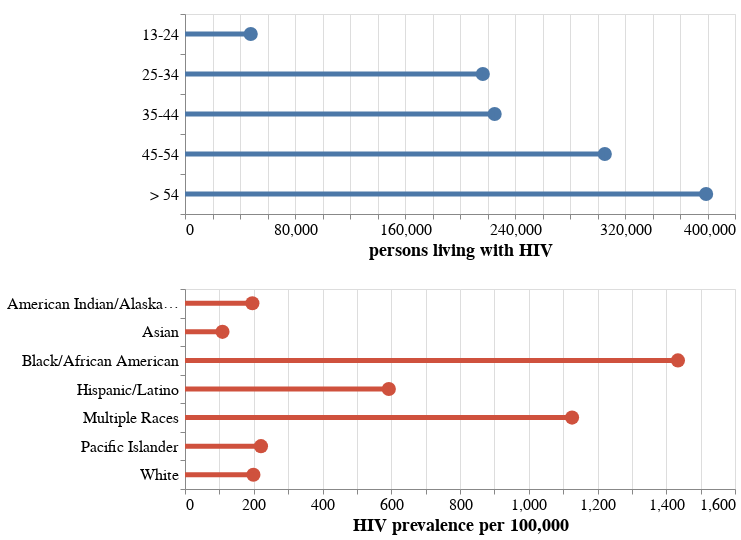

Notebook code cell kept with this figure:
### Markdown cell above
### Most people living with HIV are approaching retirement, and persons of color are disproportionately affected

### Code cell
df3 = pd.DataFrame({'age group': ['13-24', '25-34', '35-44', '45-54', '> 54'], 
                    'persons living with HIV': [47800, 216600, 225200, 305300, 379000]})

points = alt.Chart(df3).mark_circle(
    opacity = 1.0, size = 200).encode(
    y = alt.Y('age group', title = None),
    x = 'persons living with HIV').properties(
    width = 550,
    height = 200)

bars = alt.Chart(df3).mark_bar(size = 5).encode(
    y = alt.Y('age group', title = None),
    x = 'persons living with HIV')

p3 = (points + bars)

df4 = pd.DataFrame({'race': ['Black/African American', 'Multiple Races', 'Hispanic/Latino', 'Pacific Islander', 'White', 'American Indian/Alaskan Native', 'Asian'], 
                   'HIV prevalence per 100,000': [1434, 1126, 593, 221, 199, 196, 109]})

points = alt.Chart(df4).mark_circle(
    opacity = 1.0, size = 200, color = '#cf513d').encode(
    y = alt.Y('race', title = None),
    x = 'HIV prevalence per 100,000').properties(
    width = 550,
    height = 200)

bars = alt.Chart(df4).mark_bar(size = 5, color = '#cf513d').encode(
    y = alt.Y('race', title = None),
    x = 'HIV prevalence per 100,000')

p4 = (points + bars)

p34 = alt.vconcat(p3, p4).configure_axis(
    labelFontSize = 16,
    titleFontSize = 18
).configure_axisY(
    tickBand = 'extent'
)

display(p34)

### Figure 1 — Vega-Lite specification as saved in the notebook (floating-point values rounded to 4 significant figures)
{"config": {"view": {"continuousWidth": 400, "continuousHeight": 300}, "axis": {"labelFontSize": 16, "titleFontSize": 18}, "axisY": {"tickBand": "extent"}}, "vconcat": [{"layer": [{"mark": {"type": "circle", "opacity": 1.0, "size": 200}, "encoding": {"x": {"type": "quantitative", "field": "persons living with HIV"}, "y": {"type": "nominal", "field": "age group", "title": null}}, "height": 200, "width": 550}, {"mark": {"type": "bar", "size": 5}, "encoding": {"x": {"type": "quantitative", "field": "persons living with HIV"}, "y": {"type": "nominal", "field": "age group", "title": null}}}], "data": {"name": "data-5b4f685a2543e58cfcca5e78c4864bd8"}}, {"layer": [{"mark": {"type": "circle", "color": "#cf513d", "opacity": 1.0, "size": 200}, "encoding": {"x": {"type": "quantitative", "field": "HIV prevalence per 100,000"}, "y": {"type": "nominal", "field": "race", "title": null}}, "height": 200, "width": 550}, {"mark": {"type": "bar", "color": "#cf513d", "size": 5}, "encoding": {"x": {"type": "quantitative", "field": "HIV prevalence per 100,000"}, "y": {"type": "nominal", "field": "race", "title": null}}}], "data": {"name": "data-7b40a92827c399b42e2c316418659b20"}}], "$schema": "https://vega.github.io/schema/vega-lite/v4.8.1.json", "datasets": {"data-5b4f685a2543e58cfcca5e78c4864bd8": [{"age group": "13-24", "persons living with HIV": 47800}, {"age group": "25-34", "persons living with HIV": 216600}, {"age group": "35-44", "persons living with HIV": 225200}, {"age group": "45-54", "persons living with HIV": 305300}, {"age group": "> 54", "persons living with HIV": 379000}], "data-7b40a92827c399b42e2c316418659b20": [{"race": "Black/African American", "HIV prevalence per 100,000": 1434}, {"race": "Multiple Races", "HIV prevalence per 100,000": 1126}, {"race": "Hispanic/Latino", "HIV prevalence per 100,000": 593}, {"race": "Pacific Islander", "HIV prevalence per 100,000": 221}, {"race": "White", "HIV prevalence per 100,000": 199}, {"race": "American Indian/Alaskan Native", "HIV prevalence per 100,000": 196}, {"race": "Asian", "HIV prevalence per 100,000": 109}]}}
